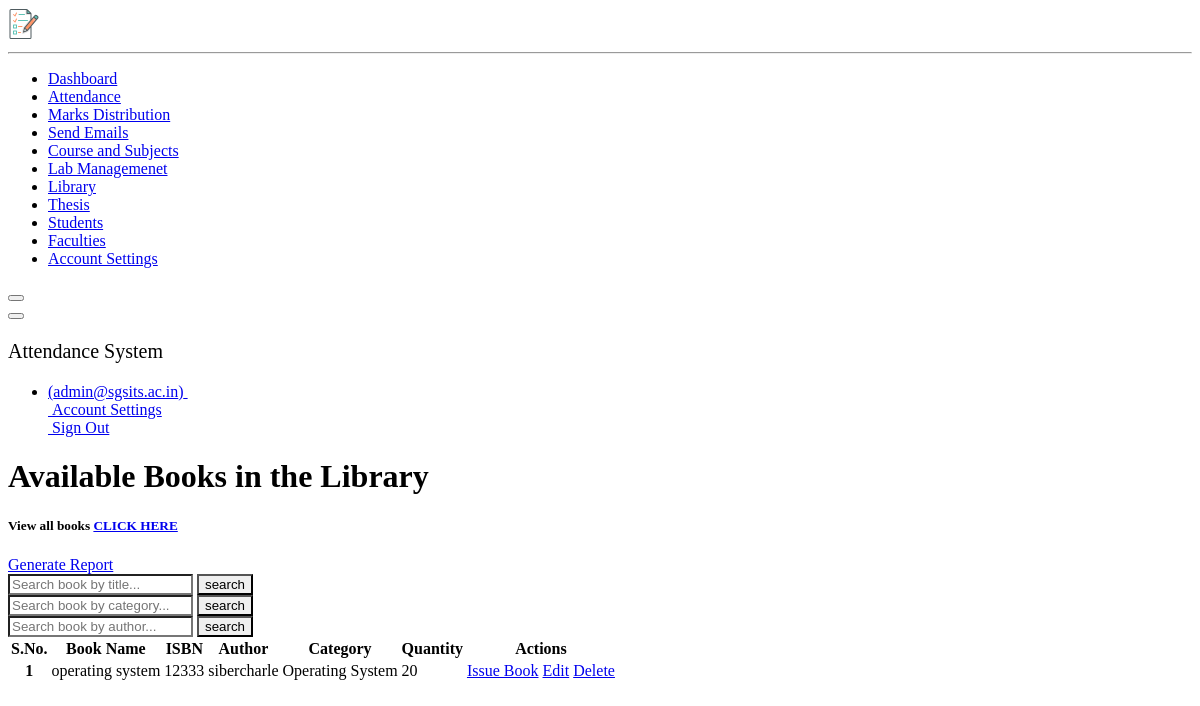
The app's page /library/view-books/ (signed in) with its own data.
### Library/models.py (models this page shows, shortened)
class Book(models.Model):
    catchoice= [
        ('education', 'Education'),
        ('Data Structure', 'Data Structure'),
        ('Computer Network', 'Computer Network'),
        ('Software Engineering', 'Software Engineering'),
        ('Database Management System', 'Database Management System'),
        ('Operating System', 'Operating System'),
        ('Information Security', 'Information Security'),
        ('Analysis and design of Algorithms','Analysis and design of Algorithms'),
        ('Machine Learning','Machine Learning'),
        ('Discrete Mathematics', 'Discrete Mathematics'),
        ('Java', 'Java'),
        ('C++', 'C++'),
        ('C', 'C'),
        ('Python', 'Python'),
        ('Android Programming', 'Android Programming'),
        ('Big Data Analytics', 'Big Data Analytics'),
        ('Data Mining & Data Warehousing', 'Data Mining & Data Warehousing'),
        ('Distributed Computing', 'Distributed Computing'),
        ('Mobile Computing', 'Mobile Computing'),
        ('Internet of Things', 'Internet of Things'),
        ('Cloud Computing', 'Cloud Computing'),
        ('Mathematics','Mathematics'),
        ]
    name=models.CharField(max_length=255)
    isbn=models.CharField(max_length=255)
    author=models.CharField(max_length=255)
    category=models.CharField(max_length=50,choices=catchoice,default='education')
    quantity=models.IntegerField()

### Library/views.py (the view, shortened to what this page needs)
# urls.py: path('view-books/', views.viewbooks_view, name='ViewBooks'),
@login_required
def viewbooks_view(request):
    book_list =  models.Book.objects.all()
    userEmail = request.user.email
    student = ResourcesModels.Student.objects.filter(Email=userEmail)
    isAdmin = True if student.count() == 0 else False
    page = request.GET.get('page', 1)
    paginator = Paginator(book_list, 7)
    try:
        books = paginator.page(page)
    except PageNotAnInteger:
        books = paginator.page(1)
    except EmptyPage:
        books = paginator.page(paginator.num_pages)
    context = {
      'books' : books,
      'isAdmin': isAdmin
    }
    return render(request, 'library/viewbooks.html', context)

### Library/templates/library/viewbooks.html (shortened to what this page needs)
<!DOCTYPE html>
<html>
	<head>
		{% load static %} {% include 'Resources/Head.html' %}
	</head>
	<body id="page-top">
		<div id="wrapper">
			<nav class="navbar navbar-dark align-items-start sidebar sidebar-dark accordion bg-gradient-primary p-0">
				<div class="container-fluid d-flex flex-column p-0">
					<a class="navbar-brand d-flex justify-content-center align-items-center sidebar-brand m-0" href="#">
						<div class="sidebar-brand-icon"><img src="{% static 'Resources/images/logo.svg' %}" width="32" height="32" /></div>
					</a>
					<hr class="sidebar-divider my-0" />
					<ul class="nav navbar-nav text-light" id="accordionSidebar">
						<li class="nav-item">
							<a class="nav-link" href="{% url 'Administration:Dashboard' %}"><span>Dashboard</span></a>
						</li>
						<li class="nav-item">
							<a class="nav-link" href="{% url 'Attendance:Manage' %}"><span>Attendance</span></a>
						</li>
						<li class="nav-item">
							<a class="nav-link" href="{% url 'Marks:Manage' %}"><span>Marks Distribution</span></a>
						</li>
						<li class="nav-item">
							<a class="nav-link" href="{% url 'Mails:Compose' %}"><span>Send Emails</span></a>
						</li>
						<li class="nav-item">
							<a class="nav-link" href="{% url 'Department:Manage' %}"><span>Course and Subjects</span></a>
						</li>
						<li class="nav-item">
							<a class="nav-link" href="{% url 'Administration:Inventory_Manage' %}"><span>Lab Managemenet</span></a>
						</li>
						<li class="nav-item">
							<a class="nav-link  active" href="{% url 'Library:Manage' %}"><span>Library</span></a>
						</li>
						<li class="nav-item">
							<a class="nav-link" href="{% url 'Thesis:Manage' %}"><span>Thesis</span></a>
						</li>
						<li class="nav-item">
							<a class="nav-link" href="{% url 'Students:Manage' %}"><span>Students</span></a>
						</li>
						<li class="nav-item">
							<a class="nav-link" href="{% url 'Faculty:Manage' %}"><span>Faculties</span></a>
						</li>
						<li class="nav-item">
							<a class="nav-link" href="{% url 'Administration:Profile' %}"><span>Account Settings</span></a>
						</li>
					</ul>
					<div class="text-center d-none d-md-inline"><button class="btn rounded-circle border-0" id="sidebarToggle" type="button"></button></div>
				</div>
			</nav>
            <div class="d-flex flex-column" id="content-wrapper">
				<div id="content">
					{% include 'Resources/Menu.html' %}
					<div class="container-fluid">
            <div class="text-center bg-primary mb-5 text-light pt-2 pb-1 rounded">
              <h1>Available Books in the Library</h1>
            </div>
						<div class="row">
							<div class="col-md-10">
								<h5 class="font-weight-bold mb-4">View all books <a class="btn btn-info btn-sm" href="{% url 'Library:ViewBooks' %}">CLICK HERE</a></h5>
							</div>
							<div class="col-md-2">
								<div class="text-dark font-weight-bold h5 mb-0 ">
									<span><a class="btn btn-danger" href="{% url 'Library:GenerateAllBooksReportView' %}">Generate Report </a></span>
								</div>
							</div>
						</div>
            <div class="row">
						<form action="{% url 'Library:ViewBooks' %}" method="POST" class="form-inline active-cyan-2 mt-2 mb-5 col-4">
								<input type="search" name="name" class="form-control mysearch  col-8" placeholder="Search book by title..." />
								<button type="submit" name="submit" class="btn btn-primary mybtn">
									search
								</button>
						</form>
						<form action="{% url 'Library:ViewBooks' %}" method="POST" class="form-inline active-cyan-2 mt-2 mb-5 col-4">
								<input type="search" name="category" class="form-control mysearch col-8" placeholder="Search book by category..." />
								<button type="submit" name="submit" class="btn btn-primary mybtn">
									search
								</button>
						</form>
						<form action="{% url 'Library:ViewBooks' %}" method="POST" class="form-inline active-cyan-2 mt-2 mb-5 col-4">
							<input type="search" name="author" class="form-control mysearch col-8" placeholder="Search book by author..." />
							<button type="submit" name="submit" class="btn btn-primary mybtn">
								search
							</button>
					</form>
				</div>
            <table class="table table-striped">
              <thead>
                <tr>
                  <th scope="col">S.No.</th>
                  <th scope="col">Book Name</th>
                  <th scope="col">ISBN</th>
                  <th scope="col">Author</th>
                  <th scope="col">Category</th>
									{% if isAdmin %}
                  <th scope="col">Quantity</th>
                  <th scope="col">Actions</th>
									{% endif  %}
                </tr>
              </thead>
              <tbody>
                {% for book in books %}
                <tr>
                  <th scope="row">{{forloop.counter0|add:books.start_index}}</th>
                  <td>{{ book.name }}</td>
                  <td>{{ book.isbn }}</td>
                  <td>{{ book.author }}</td>
                  <td>{{ book.category }}</td>
									{% if isAdmin %}
									{% if  book.quantity != 0 %}
										<td>{{ book.quantity }}</td>
									{% else  %}
										<td><span class="badge badge-danger badge-pill">Not Available</span></td>
									{% endif  %}
                  <td class="d-flex">
										{% if  book.quantity != 0 %}
										<a type="button" class="btn btn-sm btn-success" href="{% url 'Library:IssueBook' book.id %}" >Issue Book</a>
										{% endif  %}
                    <a type="button" class="btn btn-sm btn-success ml-2" href="{% url 'Library:EditBook' book.id %}" >Edit</a>
                    <a type="button" class="btn btn-sm btn-danger ml-2 " href="{% url 'Library:DeleteBook' book.id %}" >Delete</a>
                  </td>
									{% endif  %}
                </tr>
                {% endfor %}
              </tbody>
            </table>
					</div>
				</div>
    </body>
</html>

### Resources/templates/Resources/Menu.html (shortened to what this page needs)
<nav class="navbar navbar-light navbar-expand bg-white shadow mb-4 topbar static-top">
    <div class="container-fluid"><button class="btn btn-link d-md-none rounded-circle mr-3" id="sidebarToggleTop" type="button"></button>
        <p style="font-size: 20px;">Attendance System</p>
        <ul class="nav navbar-nav flex-nowrap ml-auto">
            <li class="nav-item dropdown no-arrow">
                {% if user.is_authenticated %}
                <div class="nav-item dropdown no-arrow"><a class="dropdown-toggle nav-link" data-toggle="dropdown" aria-expanded="false" href="#"><span class="d-none d-lg-inline mr-2 text-gray-600 small">{{ user.get_full_name }} ({{ user.email }})</span>&nbsp;</a>
                    <div class="dropdown-menu shadow dropdown-menu-right animated--grow-in">
                        <a class="dropdown-item" href="{% url 'Administration:Profile' %}">&nbsp;Account Settings</a>
                        <a class="dropdown-item" href="{% url 'Authentication:Logout' %}">&nbsp;Sign Out</a>
                    </div>
                </div>
                {% endif %}
            </li>
        </ul>
    </div>
</nav>

### Library/templates/library/viewbooks.html (style rules this page uses)
.mysearch { border-top-right-radius: 0; border-bottom-right-radius: 0; }
.mybtn { border-top-left-radius: 0; border-bottom-left-radius: 0; }

### records on screen
Book: name "operating system", isbn "12333", author "sibercharle", category "Operating System", quantity "20", shows "Issue Book"

### other values on screen
{{ user.email }} "admin@sgsits.ac.in"
